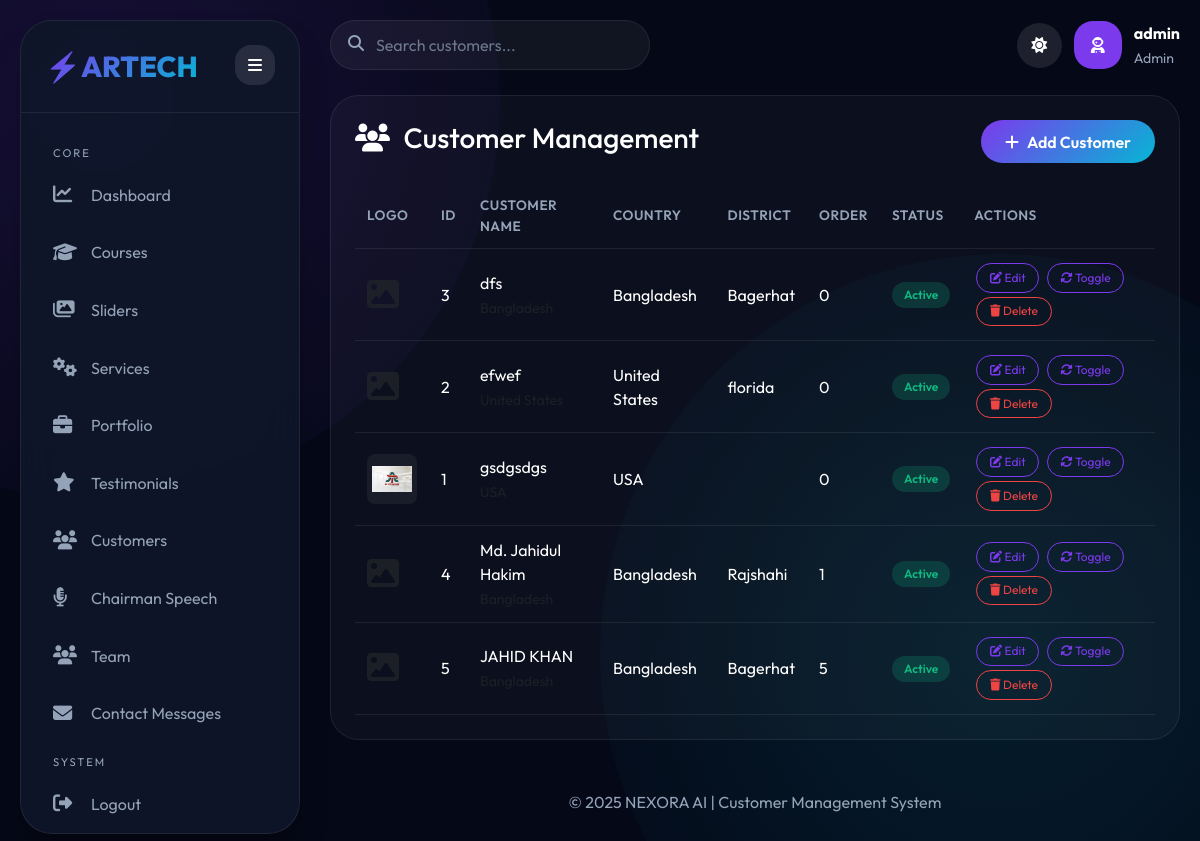
/admin/manage_customers.php (signed in), run on the app's committed database.
### tables this page shows
CREATE TABLE `customers` (
  `id` int(11) NOT NULL,
  `customer_name` varchar(255) NOT NULL,
  `logo_url` varchar(500) DEFAULT NULL,
  `country` varchar(100) DEFAULT NULL,
  `district` varchar(100) DEFAULT NULL,
  `order_position` int(11) DEFAULT 0,
  `is_active` tinyint(1) DEFAULT 1,
  `created_at` timestamp NOT NULL DEFAULT current_timestamp()
);

### admin/manage_customers.php (the view, shortened to what this page needs)
<?php
require_once '../config.php';
$customers = $pdo->query("SELECT * FROM customers ORDER BY order_position ASC, id DESC")->fetchAll();
?>
<!DOCTYPE html>
<html lang="en">
<head>
    <link href="https://cdn.jsdelivr.net/npm/bootstrap@5.3.3/dist/css/bootstrap.min.css" rel="stylesheet">
    <link rel="stylesheet" href="https://cdnjs.cloudflare.com/ajax/libs/font-awesome/6.5.2/css/all.min.css">
</head>
<body>
<?php include 'navigation.php'; ?>
<div class="main" id="main">
    <div class="topbar">
        <div class="search-box"><i class="fas fa-search"></i><input type="text" id="searchInput" placeholder="Search customers..."></div>
        <div style="display: flex; gap: 12px; align-items: center;">
            <button class="theme-toggle" id="themeToggle"><i class="fas fa-moon"></i></button>
            <div class="profile-img"><i class="fas fa-user-astronaut"></i></div>
            <div><strong><?php echo htmlspecialchars($_SESSION['admin_username']); ?></strong><br><small style="color:var(--muted)">Admin</small></div>
        </div>
    </div>
    <div class="panel">
        <div style="display: flex; justify-content: space-between; align-items: center; flex-wrap: wrap; margin-bottom: 20px;">
            <h3><i class="fas fa-users me-2"></i> Customer Management</h3>
            <button class="btn-add" data-bs-toggle="modal" data-bs-target="#addCustomerModal"><i class="fas fa-plus me-2"></i>Add Customer</button>
        </div>
        <div class="table-responsive">
            <table class="customer-table w-100" id="customersTable">
                <thead>
                    <tr>
                        <th>Logo</th><th>ID</th><th>Customer Name</th><th>Country</th><th>District</th><th>Order</th><th>Status</th><th>Actions</th>
                    </tr>
                </thead>
                <tbody>
                    <?php foreach($customers as $c): ?>
                    <tr data-id="<?php echo $c['id']; ?>">
                        <td>
                            <?php if($c['logo_url']): ?>
                                <img src="../<?php echo htmlspecialchars($c['logo_url']); ?>" class="logo-thumb" alt="logo">
                            <?php else: ?>
                                <i class="fas fa-image fa-2x text-muted"></i>
                            <?php endif; ?>
                        </td>
                        <td><?php echo $c['id']; ?></td>
                        <td><?php echo htmlspecialchars($c['customer_name']); ?> <br><small class="text-muted" style="color:var(--muted);"><?php echo htmlspecialchars(substr($c['country'] ?? '', 0, 20)); ?></small></td>
                        <td><?php echo htmlspecialchars($c['country']); ?></td>
                        <td><?php echo htmlspecialchars($c['district']); ?></td>
                        <td><?php echo $c['order_position']; ?></td>
                        <td><span class="status-badge <?php echo $c['is_active'] ? '' : 'inactive'; ?>"><?php echo $c['is_active'] ? 'Active' : 'Inactive'; ?></span></td>
                        <td>
                            <button class="edit-btn btn-sm-custom" data-id="<?php echo $c['id']; ?>"
                                data-name="<?php echo htmlspecialchars($c['customer_name']); ?>"
                                data-logo="<?php echo htmlspecialchars($c['logo_url']); ?>"
                                data-country="<?php echo htmlspecialchars($c['country']); ?>"
                                data-district="<?php echo htmlspecialchars($c['district']); ?>"
                                data-order="<?php echo $c['order_position']; ?>"
                                data-active="<?php echo $c['is_active']; ?>"><i class="fas fa-edit"></i> Edit</button>
                            <button class="toggle-active btn-sm-custom" data-id="<?php echo $c['id']; ?>"><i class="fas fa-sync-alt"></i> Toggle</button>
                            <button class="delete-btn btn-sm-custom" data-id="<?php echo $c['id']; ?>" style="border-color:var(--danger); color:var(--danger);"><i class="fas fa-trash"></i> Delete</button>
                         </td>
                    </tr>
                    <?php endforeach; ?>
                </tbody>
            </table>
        </div>
    </div>
    <div class="footer">© 2025 NEXORA AI | Customer Management System</div>
</div>
</body>
</html>

### admin/manage_customers.php (style rules this page uses)
:root { --bg: #050816; --panel: #0f172a; --primary: #7c3aed; --primary-glow: #a855f7; --secondary: #06b6d4; --success: #10b981; --warning: #f59e0b; --danger: #ef4444; --text: #ffffff; --muted: #94a3b8; --border: rgba(255,255,255,0.08); --shadow: 0 20px 35px -10px rgba(0,0,0,0.4); }
* { margin: 0; padding: 0; box-sizing: border-box; }
body { font-family: 'Outfit', sans-serif; background: var(--bg); color: var(--text); transition: all 0.3s ease; overflow-x: hidden; }
body::before, body::after { content: ''; position: fixed; width: 800px; height: 800px; border-radius: 50%; background: radial-gradient(circle, rgba(124,58,237,0.15), transparent); top: -300px; left: -300px; z-index: -1; animation: floatBg 20s infinite alternate; }
body::after { background: radial-gradient(circle, rgba(6,182,212,0.12), transparent); top: auto; bottom: -200px; right: -200px; left: auto; animation: floatBg2 18s infinite alternate; }
.main { margin-left: 310px; padding: 20px; transition: 0.3s; }
.topbar { display: flex; justify-content: space-between; align-items: center; margin-bottom: 25px; flex-wrap: wrap; gap: 15px; }
.search-box { position: relative; width: 320px; }
.search-box input { width: 100%; background: rgba(255,255,255,0.05); border: 1px solid var(--border); border-radius: 2rem; padding: 12px 20px 12px 45px; color: var(--text); }
.search-box input::placeholder { color: var(--muted); opacity: 0.7; }
.search-box i { position: absolute; left: 18px; top: 15px; color: var(--muted); }
.theme-toggle { background: rgba(255,255,255,0.1); border: none; border-radius: 2rem; width: 45px; height: 45px; cursor: pointer; color: var(--text); }
.profile-img { width: 48px; height: 48px; border-radius: 1.2rem; background: var(--primary); display: flex; align-items: center; justify-content: center; }
.panel { background: rgba(255,255,255,0.03); border-radius: 1.8rem; padding: 1.5rem; border: 1px solid var(--border); }
.customer-table { width: 100%; border-collapse: collapse; }
.customer-table th, .customer-table td { padding: 12px; text-align: left; border-bottom: 1px solid var(--border); vertical-align: middle; }
.customer-table th { color: var(--muted); font-weight: 600; font-size: 0.85rem; letter-spacing: 0.5px; text-transform: uppercase; }
.customer-table td { color: var(--text); }
.logo-thumb { width: 50px; height: 50px; object-fit: contain; background: rgba(255,255,255,0.05); border-radius: 0.5rem; padding: 5px; }
.status-badge { background: rgba(16,185,129,0.2); color: #10b981; padding: 4px 12px; border-radius: 50px; font-size: 0.75rem; font-weight: 600; display: inline-block; }
.btn-sm-custom { background: transparent; border: 1px solid var(--primary); color: var(--primary); border-radius: 2rem; padding: 0.3rem 0.8rem; font-size: 0.75rem; transition: 0.2s; text-decoration: none; display: inline-block; margin: 2px; }
.btn-add { background: linear-gradient(135deg, var(--primary), var(--secondary)); border: none; border-radius: 2rem; padding: 0.6rem 1.5rem; color: white; font-weight: 600; }
.footer { text-align: center; margin-top: 30px; padding: 20px; color: var(--muted); }

### data on the page
customers: id "3", customer_name "dfs", country "Bangladesh", district "Bagerhat", order_position "0", is_active "Active"
customers: id "2", customer_name "efwef", country "United States", district "florida", order_position "0", is_active "Active"
customers: logo_url (picture), id "1", customer_name "gsdgsdgs", country "USA", order_position "0", is_active "Active"
customers: id "4", customer_name "Md. Jahidul Hakim", country "Bangladesh", district "Rajshahi", order_position "1", is_active "Active"
customers: id "5", customer_name "JAHID KHAN", country "Bangladesh", district "Bagerhat", order_position "5", is_active "Active"

### other printed values
$_SESSION['admin_username'] "admin"
